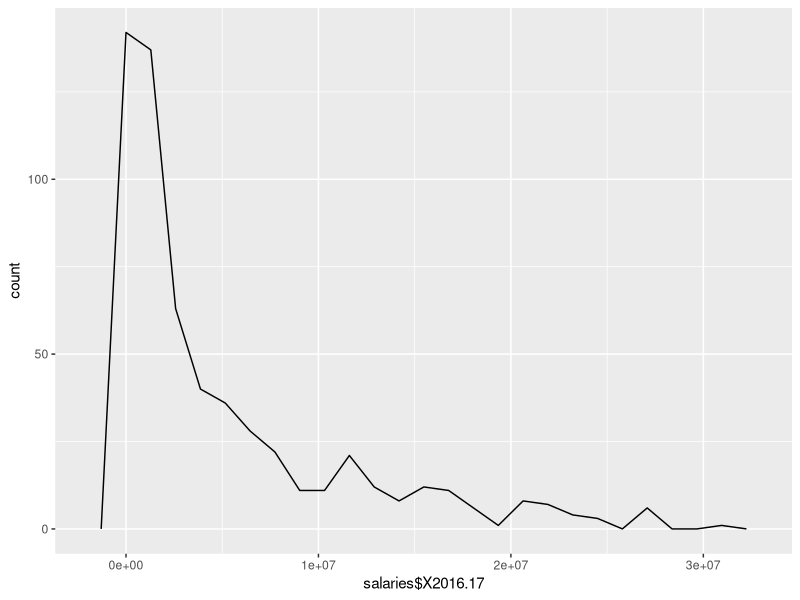
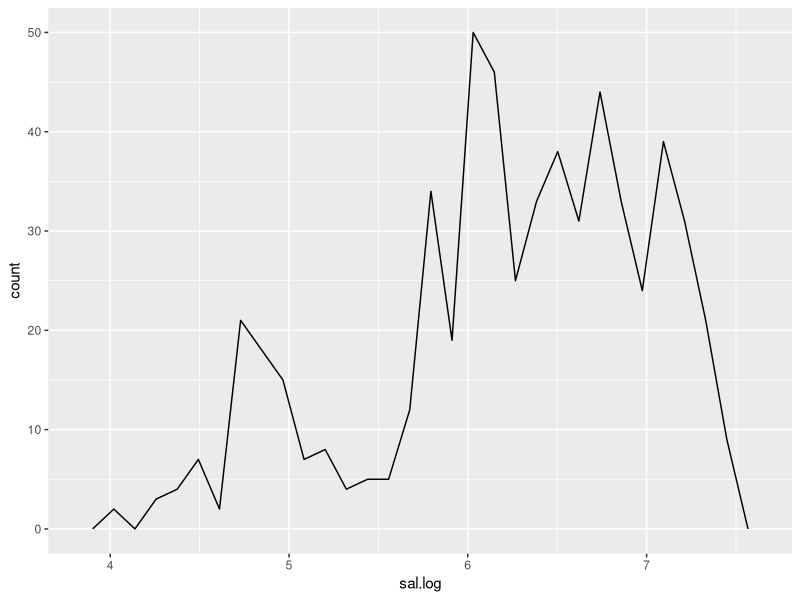

Recreate these plots in R, in order.
#Load salary data and drop unnecessary columns 
salaries <- read.table("salaries.txt", header = TRUE,sep = ",",quote="", stringsAsFactors=FALSE)
keep <- c("Rk", "Player", "Tm", "X2016.17")
salaries <- salaries[keep]

#convert from chars to ints
salaries$X2016.17 <- as.numeric(sub('\\$','',as.character(salaries$X2016.17)))
salaries$Rk <- as.numeric(sub('\\$','',as.character(salaries$Rk)))

library(ggplot2)
ggplot(data.frame(salaries$X2016.17), aes(salaries$X2016.17)) + geom_freqpoly(bins=25)

#looks like log-normal distribution
sal.log <- log10(salaries$X2016.17)
sallog <- ggplot(data.frame(sal.log), aes(sal.log)) + geom_freqpoly(bins=30)
sallog

#slightly resembles two normal curves
#the smaller one to the left could be D-league contracts


